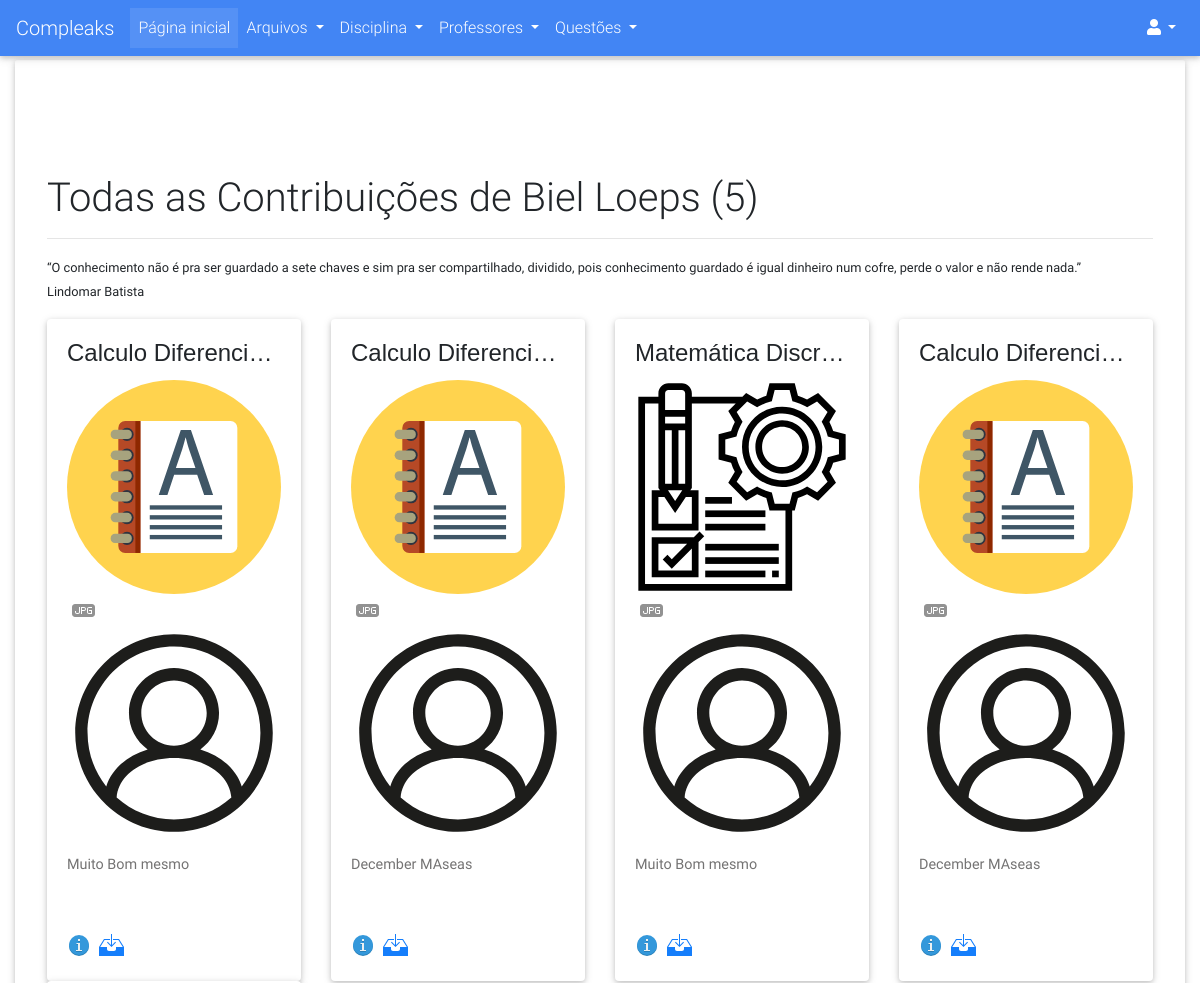
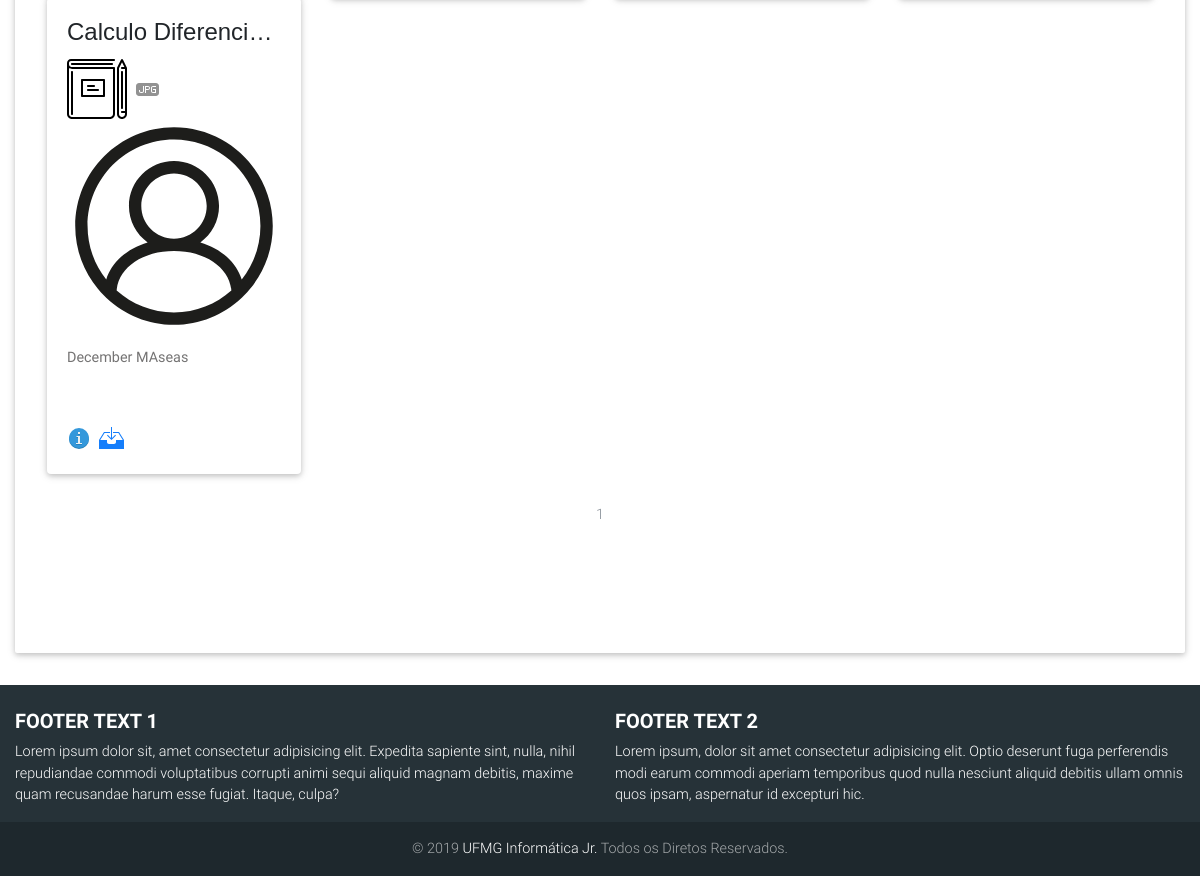
Screenshot of /usuarios/perfil/1 with the database file from the repository (2 pictures, top to bottom).
### compleaks/usuarios/models.py (models this page shows, shortened)
class Usuario(db.Model, UserMixin):
	__tablename__ = 'usuarios'
	id = db.Column(db.Integer, primary_key=True)
	username = db.Column(db.String(30), unique=True)
	hhash = db.Column(db.String)
	nome = db.Column(db.String(120))
	email = db.Column(db.String(120), unique=True)
	curso = db.Column(db.String(64))
	periodo = db.Column(db.Integer)
	is_admin = db.Column(db.Integer)
	data_criacao = db.Column(db.DateTime, default=datetime.now)
	avatar = db.Column(db.String(120), default="default_profile.png")
	ativado = db.Column(db.Boolean)
	data_deletado = db.Column(db.DateTime, nullable=True)
	id_deletor = db.Column(db.Integer, nullable=True)
	motivo_delete = db.Column(db.String(120), nullable=True)
	arquivos = db.relationship('Arquivo', backref='author', lazy=True)
	avaliacoes = db.relationship('Avaliacao_Arquivo', backref='avaliador', lazy=True)

### compleaks/arquivos/models.py (models this page shows, shortened)
class Arquivo(db.Model):
	__tablename__ = 'arquivos'
	id = db.Column(db.Integer, primary_key=True)
	arquivo = db.Column(db.String(120), nullable=False)
	ano = db.Column(db.Integer)
	semestre = db.Column(db.String(80))
	tipo_conteudo = db.Column(db.String(120))
	observacoes = db.Column(db.Text)
	extensao = db.Column(db.String(6))
	data_submissao = db.Column(db.DateTime, default=datetime.now)
	nota = db.Column(db.Integer, nullable=True)
	data_deletado = db.Column(db.DateTime, nullable=True)
	ativado = db.Column(db.Boolean)
	id_deletor = db.Column(db.Integer, nullable=True)
	motivo_delete = db.Column(db.String(600), nullable=True)
	professors = db.relationship(Professor)
	disciplinas = db.relationship(Disciplina)
	usuarios = db.relationship(Usuario)
	professor_id = db.Column(db.Integer, db.ForeignKey('professores.id'), nullable=True)
	disciplina_id = db.Column(db.Integer, db.ForeignKey('disciplinas.id'), nullable=False)
	usuario_id = db.Column(db.Integer, db.ForeignKey('usuarios.id'), nullable=False)
	avaliacoes = db.relationship('Avaliacao_Arquivo', backref='arquivo_avaliado', lazy=True)

### compleaks/disciplinas/models.py (models this page shows, shortened)
class Disciplina(db.Model):
	__tablename__ = 'disciplinas'
	id = db.Column(db.Integer, primary_key=True)
	nome = db.Column(db.String, unique=True)
	data_criacao = db.Column(db.DateTime, default=datetime.now())
	ativado = db.Column(db.Boolean)
	data_deletado = db.Column(db.DateTime, nullable=True)
	id_deletor = db.Column(db.Integer, nullable=True)
	id_criador = db.Column(db.Integer, nullable=True)
	motivo_delete = db.Column(db.String(120), nullable=True)
	arquivos = db.relationship('Arquivo', backref='disciplina', lazy=True)

### compleaks/usuarios/views.py (the view)
@usuarios.route('/perfil/<int:user_id>', methods= ['POST', 'GET'])
def perfil(user_id):
	form_login = LoginForm()
	user = Usuario.query.get_or_404(user_id)
	avatar = url_for('static', filename='images/avatares/'+user.avatar)
	if not user.ativado and current_user.is_authenticated:
		if not user.is_admin:
			abort(404)
	quantidade = len([arquiv for arquiv in user.arquivos if arquiv.ativado])
	page = request.args.get('page', 1, type=int)
	arquivos = Arquivo.query\
					.filter(Arquivo.usuario_id\
					.contains(int(user.id)))\
					.filter_by(ativado=True)\
					.paginate(page=page, per_page=12)
	arquivos_row_1 = []
	arquivos_row_2 = []
	arquivos_row_3 = []
	contador = 0
	for arquivo in arquivos.items:
		if contador >= 4:
			break
		arquivos_row_1.append(arquivo)
		contador = contador + 1
	contador = 0
	for arquivo in arquivos.items:
		if contador >= 8:
			break
		if contador >= 4:
			arquivos_row_2.append(arquivo)
		contador = contador + 1
	contador = 0
	for arquivo in arquivos.items:
		if contador >= 12:
			break
		if contador >= 8:
			arquivos_row_3.append(arquivo)
		contador = contador + 1
	arquivos_rows = [arquivos_row_1, arquivos_row_2, arquivos_row_3]
	return render_template('usuario_contribuicao.html', user=user,
							contribuiu=quantidade, arquivos=arquivos, dist=dist,
							form_login=form_login, arquivos_rows=arquivos_rows,
							avatar=avatar)

### compleaks/usuarios/templates/usuarios/usuario_contribuicao.html (shortened to what this page needs)
{% extends "base.html" %}
{% block content %}
<div class="page-header">
    <h1>Todas as Contribuições de {{user.username}} ({{contribuiu}})</h1>
    <hr/>
    <p>
    <small><q>O conhecimento não é pra ser guardado a sete chaves e sim pra ser compartilhado, dividido, pois conhecimento guardado é igual dinheiro num cofre, perde o valor e não rende nada.</q><br/>
Lindomar Batista</small></p>
</div>
{% for row in arquivos_rows %}
    {% if row %}
    <div class="row">
        {% for arquivo in row %}
               <div class="col-lg-3 col-6">
                <div class="dist card">
                  <div class="card-body">
                    <h4 style="font-family: sans-serif;" class="card-title text-center text-truncate">{{arquivo.disciplina.nome}}</h4>
                    <p class="card-text">
                        <a href="{{ url_for('arquivos.buscar', filtro=3, admin='nao', pesquisa='nao', tip_arquiv=arquivo.tipo_conteudo) }}?page=1"><img class="img-responsive image marcas" data-toggle="tooltip" data-placement="button" title="{{arquivo.tipo_conteudo}}" src="{{url_for('static', filename='images/icones/conteudo/'+arquivo.tipo_conteudo+'.svg')}}" alt="{{arquivo.tipo_conteudo}}."></a>
                        <a href="#"><img src="{{url_for('static', filename='images/icones/arquivo/'+arquivo.extensao+'.svg')}}" data-toggle="tooltip" data-placement="button" title="Arquivo {{arquivo.extensao}}" class="image marcas" alt="Tipo de arquivo é {{arquivo.extensao}}"></a>
                        <a class="sumiras" href="{{url_for('usuarios.perfil', user_id=arquivo.author.id)}}"><img class="img-responsive image marcas" data-toggle="tooltip" data-placement="bottom" title="{{arquivo.author.username}}" src="{{url_for('static', filename='images/icones/padrao/user.svg')}}" alt="Username"></a>
                    </p>
                    <h5><p class="card-text text-truncate"><a data-toggle="tooltip" data-placement="top" title="{{arquivo.observacoes}}">{{arquivo.observacoes}}</a></p></h5>
                    <p>
                        <div id="atual2-{{arquivo.id}}">
                        </div>
                    </p>
                    <a href="#" data-toggle="modal" data-target="#confirm{{arquivo.id}}" class="card-link"><img class="img-responsive info" data-toggle="tooltip" data-placement="bottom" title="Mais Informações" src="{{url_for('static', filename='images/icones/padrao/info.svg')}}" alt="mais"></a>
                    <a  href="{{ url_for('static', filename='uploads/' + arquivo.arquivo + '.zip') }}"><img class="img-responsive download" data-toggle="tooltip" data-placement="top" title="Download" src="{{url_for('static', filename='images/icones/padrao/downloads.svg')}}" alt="Download"/></a>
                  </div>
                </div>
              </div>
            {% endfor %}
        </div>
    {% endif %}
{% endfor %}
<br/>
<nav style="position: static;" aria-label="Page navigation example">
    <ul class="pagination justify-content-center">
        {% for page_num in arquivos.iter_pages(left_edge=1, right_edge=1, left_current=1, right_current=2) %}
            {% if arquivos.page == page_num and page_num %}
                <li class="page-item disabled">
                    <a class="page-link" href="{{ url_for('usuarios.perfil',user_id=user.id, page=page_num) }}">{{ page_num }}</a></li>
            {% elif page_num %}
                <li class="page-item">
                    <a class="page-link" href="{{ url_for('usuarios.troca', page=page_num) }}">{{ page_num }}</a></li>
                </li>
            {% else %}
                ...
            {% endif %}
        {% endfor %}
    </ul>
</nav>
{% endblock%}

### compleaks/templates/base.html (shortened to what this page needs)
<!DOCTYPE html>
<html lang="en">
<head>
  <link rel="stylesheet" href="https://use.fontawesome.com/releases/v5.7.0/css/all.css">
  <link href="{{url_for('static',filename='css/bootstrap.min.css')}}" rel="stylesheet">
  <link href="{{url_for('static',filename='css/mdb.min.css')}}" rel="stylesheet">
  <link href="{{url_for('static',filename='css/style.css')}}" rel="stylesheet">
</head>
<body>
  <nav class="mb-1 navbar navbar-expand-lg navbar-dark primary-color lighten-1">
    <a class="navbar-brand" href="{{ url_for('principal.index') }}">Compleaks</a>
  <div class="collapse navbar-collapse" id="navbarSupportedContent-555">
    <ul class="navbar-nav mr-auto">
      <li class="nav-item active">
        <a class="nav-link" href="{{ url_for('principal.index') }}">Página inicial
        </a>
      </li>
      <li class="nav-item dropdown">
        <a class="nav-link dropdown-toggle" id="navbarDropdownMenuLink-555" data-toggle="dropdown" aria-haspopup="true"
          aria-expanded="false">Arquivos
        </a>
      </li>
      <li class="nav-item dropdown">
        <a class="nav-link dropdown-toggle" id="navbarDropdownMenuLink-555" data-toggle="dropdown" aria-haspopup="true"
          aria-expanded="false">Disciplina
        </a>
      </li>
      <li class="nav-item dropdown">
        <a class="nav-link dropdown-toggle" id="navbarDropdownMenuLink-555" data-toggle="dropdown" aria-haspopup="true"
          aria-expanded="false">Professores
        </a>
      </li>
      <li class="nav-item dropdown">
        <a class="nav-link dropdown-toggle" id="navbarDropdownMenuLink-555" data-toggle="dropdown" aria-haspopup="true"
          aria-expanded="false"> Questões
        </a>
      </li>
    </ul>
    <ul class="navbar-nav ml-auto nav-flex-icons">
      {% if not current_user.is_authenticated %}
        <li class="nav-item dropdown">
          <a class="nav-link dropdown-toggle" id="navbarDropdownMenuLink-4" data-toggle="dropdown" aria-haspopup="true"
            aria-expanded="false">
            <i class="fas fa-user"></i></a>
      {% endif %}
    </ul>
  </div>
</nav>
  <div class="container-fluid">
    <div class="jumbotron" style="background-color: white;">
      <div style="margin-bottom: 50px; margin-top: 50px;">
        {% block content %}
        {% endblock %}
      </div>
    </div>
  </div>
<footer class="page-footer font-small special-color-dark teal pt-4">
    <div class="container-fluid text-center text-md-left">
      <div class="row">
        <div class="col-md-6 mt-md-0 mt-3">
          <h5 class="text-uppercase font-weight-bold">Footer text 1</h5>
          <p>Lorem ipsum dolor sit, amet consectetur adipisicing elit. Expedita sapiente sint, nulla, nihil repudiandae commodi voluptatibus corrupti animi sequi aliquid magnam debitis, maxime quam recusandae harum esse fugiat. Itaque, culpa?</p>
        </div>
        <div class="col-md-6 mb-md-0 mb-3">
          <h5 class="text-uppercase font-weight-bold">Footer text 2</h5>
          <p>Lorem ipsum, dolor sit amet consectetur adipisicing elit. Optio deserunt fuga perferendis modi earum commodi aperiam temporibus quod nulla nesciunt aliquid debitis ullam omnis quos ipsam, aspernatur id excepturi hic.</p>
        </div>
      </div>
    </div>
    <div class="footer-copyright text-center py-3">© 2019
      <a href="http://ijunior.com.br"> UFMG Informática Jr.</a> Todos os Diretos Reservados.
    </div>
  </footer>
</body>
</html>

### compleaks/static/css/style.css (style rules this page uses)
html { width: 100%; height: 100%; }

### rows the page displays
Usuario: username "Biel Loeps"
Arquivo: disciplina.nome "Calculo Diferenci…", tipo_conteudo (picture), observacoes "Muito Bom mesmo"
Arquivo: disciplina.nome "Calculo Diferenci…", tipo_conteudo (picture), observacoes "December MAseas"
Arquivo: disciplina.nome "Matemática Discr…", tipo_conteudo (picture), observacoes "Muito Bom mesmo"
Arquivo: disciplina.nome "Calculo Diferenci…", tipo_conteudo (picture), observacoes "December MAseas"
Arquivo: disciplina.nome "Calculo Diferenci…", tipo_conteudo (picture), observacoes "December MAseas"

### other values shown
{{ contribuiu }} "5"
{{ page_num }} "1"
